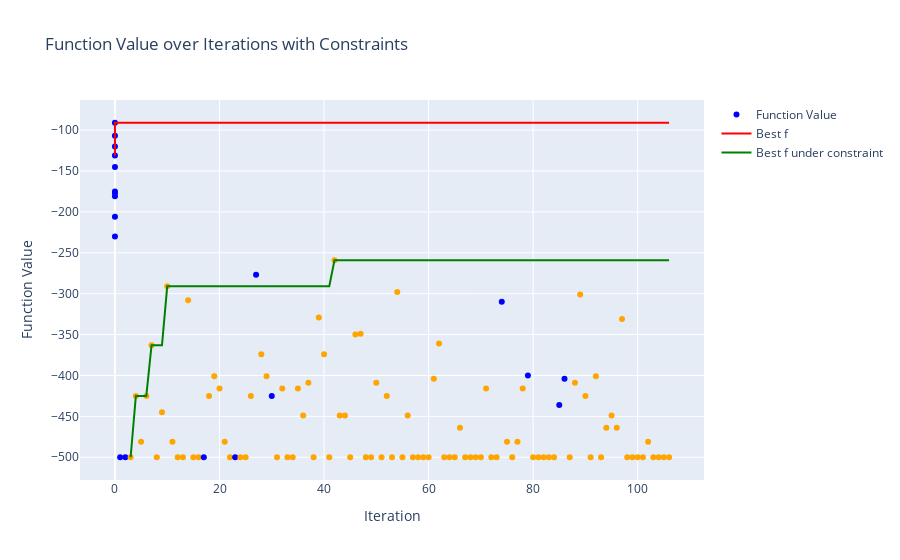

Here is the notebook cell this chart was saved with:
### Markdown cell above
#### lambda1=0.5, lambda2=0.5, clipping=False

- 損失関数中の獲得関数の符号を修正

### Code cell
filename = search_log_files(LOG_DIR, ["2024-08-27"])[5]
print(filename)
print()

log_file_path = os.path.join(LOG_DIR, filename)
df_merged, settings = parse_and_prepare_data(log_file_path)

print("実験設定")
display(settings)
print()
display(df_merged)

plot_function_values(df_merged)

### Figure 1 — Plotly figure (JSON) as saved in the notebook; plotly's stock layout.template omitted (floating-point values rounded to 4 significant figures)
{"data": [{"marker": {"color": ["blue", "blue", "blue", "blue", "blue", "blue", "blue", "blue", "blue", "blue", "blue", "blue", "orange", "orange", "orange", "orange", "orange", "orange", "orange", "orange", "orange", "orange", "orange", "orange", "orange", "orange", "blue", "orange", "orange", "orange", "orange", "orange", "blue", "orange", "orange", "orange", "blue", "orange", "orange", "blue", "orange", "orange", "orange", "orange", "orange", "orange", "orange", "orange", "orange", "orange", "orange", "orange", "orange", "orange", "orange", "orange", "orange", "orange", "orange", "orange", "orange", "orange", "orange", "orange", "orange", "orange", "orange", "orange", "orange", "orange", "orange", "orange", "orange", "orange", "orange", "orange", "orange", "orange", "orange", "orange", "orange", "orange", "orange", "blue", "orange", "orange", "orange", "orange", "blue", "orange", "orange", "orange", "orange", "orange", "blue", "blue", "orange", "orange", "orange", "orange", "orange", "orange", "orange", "orange", "orange", "orange", "orange", "orange", "orange", "orange", "orange", "orange", "orange", "orange", "orange", "orange"]}, "mode": "markers", "name": "Function Value", "type": "scatter", "x": [0, 0, 0, 0, 0, 0, 0, 0, 0, 0, 1, 2, 3, 4, 5, 6, 7, 8, 9, 10, 11, 12, 13, 14, 15, 16, 17, 18, 19, 20, 21, 22, 23, 24, 25, 26, 27, 28, 29, 30, 31, 32, 33, 34, 35, 36, 37, 38, 39, 40, 41, 42, 43, 44, 45, 46, 47, 48, 49, 50, 51, 52, 53, 54, 55, 56, 57, 58, 59, 60, 61, 62, 63, 64, 65, 66, 67, 68, 69, 70, 71, 72, 73, 74, 75, 76, 77, 78, 79, 80, 81, 82, 83, 84, 85, 86, 87, 88, 89, 90, 91, 92, 93, 94, 95, 96, 97, 98, 99, 100, 101, 102, 103, 104, 105, 106], "y": [-131, -107, -181, -206, -177, -91, -175, -230, -145, -120, -500, -500, -500, -425, -481, -425, -363, -500, -445, -291, -481, -500, -500, -308, -500, -500, -500, -425, -401, -416, -481, -500, -500, -500, -500, -425, -277, -374, -401, -425, -500, -416, -500, -500, -416, -449, -409, -500, -329, -374, -500, -259, -449, -449, -500, -350, -349, -500, -500, -409, -500, -425, -500, -298, -500, -449, -500, -500, -500, -500, -404, -361, -500, -500, -500, -464, -500, -500, -500, -500, -416, -500, -500, -310, -481, -500, -481, -416, -400, -500, -500, -500, -500, -500, -436, -404, -500, -409, -301, -425, -500, -401, -500, -464, -449, -464, -331, -500, -500, -500, -500, -481, -500, -500, -500, -500]}, {"line": {"color": "red"}, "mode": "lines", "name": "Best f", "type": "scatter", "x": [0, 0, 0, 0, 0, 0, 0, 0, 0, 0, 1, 2, 3, 4, 5, 6, 7, 8, 9, 10, 11, 12, 13, 14, 15, 16, 17, 18, 19, 20, 21, 22, 23, 24, 25, 26, 27, 28, 29, 30, 31, 32, 33, 34, 35, 36, 37, 38, 39, 40, 41, 42, 43, 44, 45, 46, 47, 48, 49, 50, 51, 52, 53, 54, 55, 56, 57, 58, 59, 60, 61, 62, 63, 64, 65, 66, 67, 68, 69, 70, 71, 72, 73, 74, 75, 76, 77, 78, 79, 80, 81, 82, 83, 84, 85, 86, 87, 88, 89, 90, 91, 92, 93, 94, 95, 96, 97, 98, 99, 100, 101, 102, 103, 104, 105, 106], "y": [-131, -107, -107, -107, -107, -91, -91, -91, -91, -91, -91, -91, -91, -91, -91, -91, -91, -91, -91, -91, -91, -91, -91, -91, -91, -91, -91, -91, -91, -91, -91, -91, -91, -91, -91, -91, -91, -91, -91, -91, -91, -91, -91, -91, -91, -91, -91, -91, -91, -91, -91, -91, -91, -91, -91, -91, -91, -91, -91, -91, -91, -91, -91, -91, -91, -91, -91, -91, -91, -91, -91, -91, -91, -91, -91, -91, -91, -91, -91, -91, -91, -91, -91, -91, -91, -91, -91, -91, -91, -91, -91, -91, -91, -91, -91, -91, -91, -91, -91, -91, -91, -91, -91, -91, -91, -91, -91, -91, -91, -91, -91, -91, -91, -91, -91, -91]}, {"line": {"color": "green"}, "mode": "lines", "name": "Best f under constraint", "type": "scatter", "x": [0, 0, 0, 0, 0, 0, 0, 0, 0, 0, 1, 2, 3, 4, 5, 6, 7, 8, 9, 10, 11, 12, 13, 14, 15, 16, 17, 18, 19, 20, 21, 22, 23, 24, 25, 26, 27, 28, 29, 30, 31, 32, 33, 34, 35, 36, 37, 38, 39, 40, 41, 42, 43, 44, 45, 46, 47, 48, 49, 50, 51, 52, 53, 54, 55, 56, 57, 58, 59, 60, 61, 62, 63, 64, 65, 66, 67, 68, 69, 70, 71, 72, 73, 74, 75, 76, 77, 78, 79, 80, 81, 82, 83, 84, 85, 86, 87, 88, 89, 90, 91, 92, 93, 94, 95, 96, 97, 98, 99, 100, 101, 102, 103, 104, 105, 106], "y": [null, null, null, null, null, null, null, null, null, null, null, null, -500, -425, -425, -425, -363, -363, -363, -291, -291, -291, -291, -291, -291, -291, -291, -291, -291, -291, -291, -291, -291, -291, -291, -291, -291, -291, -291, -291, -291, -291, -291, -291, -291, -291, -291, -291, -291, -291, -291, -259, -259, -259, -259, -259, -259, -259, -259, -259, -259, -259, -259, -259, -259, -259, -259, -259, -259, -259, -259, -259, -259, -259, -259, -259, -259, -259, -259, -259, -259, -259, -259, -259, -259, -259, -259, -259, -259, -259, -259, -259, -259, -259, -259, -259, -259, -259, -259, -259, -259, -259, -259, -259, -259, -259, -259, -259, -259, -259, -259, -259, -259, -259, -259, -259]}], "layout": {"showlegend": true, "title": {"text": "Function Value over Iterations with Constraints"}, "xaxis": {"title": {"text": "Iteration"}}, "yaxis": {"title": {"text": "Function Value"}}}}
